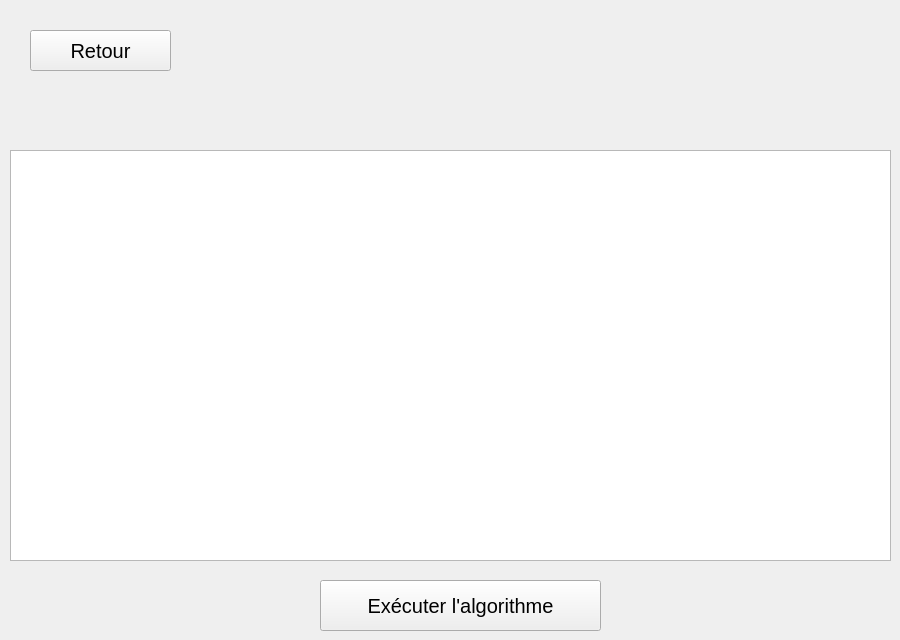
    <widget class="QWidget" name="pageDecodagePruferGrapheCourant">
     <widget class="QPushButton" name="btnExecDecodagePruferGrapheCourant">
      <property name="geometry">
       <rect>
        <x>320</x>
        <y>580</y>
        <width>281</width>
        <height>51</height>
       </rect>
      </property>
      <property name="font">
       <font>
        <pointsize>15</pointsize>
        <bold>false</bold>
       </font>
      </property>
      <property name="tabletTracking">
       <bool>false</bool>
      </property>
      <property name="text">
       <string>Exécuter l'algorithme</string>
      </property>
     </widget>
     <widget class="QLabel" name="labelDecodagePruferGrapheCourant">
      <property name="geometry">
       <rect>
        <x>10</x>
        <y>80</y>
        <width>881</width>
        <height>61</height>
       </rect>
      </property>
      <property name="font">
       <font>
        <pointsize>15</pointsize>
        <bold>false</bold>
        <strikeout>false</strikeout>
       </font>
      </property>
      <property name="text">
       <string/>
      </property>
      <property name="alignment">
       <set>Qt::AlignCenter</set>
      </property>
     </widget>
     <widget class="QGraphicsView" name="graphicsViewDecodagePruferGrapheCourant">
      <property name="geometry">
       <rect>
        <x>10</x>
        <y>150</y>
        <width>881</width>
        <height>411</height>
       </rect>
      </property>
     </widget>
     <widget class="QPushButton" name="btnRetourDecodagePruferGrapheCourant">
      <property name="geometry">
       <rect>
        <x>30</x>
        <y>30</y>
        <width>141</width>
        <height>41</height>
       </rect>
      </property>
      <property name="font">
       <font>
        <pointsize>15</pointsize>
       </font>
      </property>
      <property name="text">
       <string>Retour</string>
      </property>
     </widget>
    </widget>
